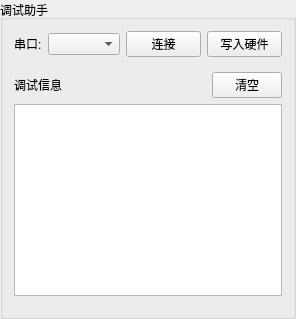
       <widget class="QGroupBox" name="groupBox_2">
        <property name="title">
         <string>调试助手</string>
        </property>
        <layout class="QVBoxLayout" name="verticalLayout_13">
         <item>
          <layout class="QHBoxLayout" name="horizontalLayout_3">
           <item>
            <widget class="QLabel" name="label">
             <property name="sizePolicy">
              <sizepolicy hsizetype="Fixed" vsizetype="Preferred">
               <horstretch>0</horstretch>
               <verstretch>0</verstretch>
              </sizepolicy>
             </property>
             <property name="text">
              <string>串口:</string>
             </property>
            </widget>
           </item>
           <item>
            <widget class="QComboBox" name="comboBox_2"/>
           </item>
           <item>
            <widget class="QPushButton" name="pushButton_3">
             <property name="minimumSize">
              <size>
               <width>75</width>
               <height>0</height>
              </size>
             </property>
             <property name="maximumSize">
              <size>
               <width>75</width>
               <height>16777215</height>
              </size>
             </property>
             <property name="text">
              <string>连接</string>
             </property>
             <property name="checkable">
              <bool>true</bool>
             </property>
            </widget>
           </item>
           <item>
            <widget class="QPushButton" name="pushButton_4">
             <property name="minimumSize">
              <size>
               <width>75</width>
               <height>0</height>
              </size>
             </property>
             <property name="maximumSize">
              <size>
               <width>75</width>
               <height>16777215</height>
              </size>
             </property>
             <property name="text">
              <string>写入硬件</string>
             </property>
            </widget>
           </item>
          </layout>
         </item>
         <item>
          <widget class="QWidget" name="widget" native="true">
           <layout class="QVBoxLayout" name="verticalLayout_14">
            <property name="leftMargin">
             <number>0</number>
            </property>
            <property name="rightMargin">
             <number>0</number>
            </property>
            <item>
             <layout class="QHBoxLayout" name="horizontalLayout_4">
              <item>
               <widget class="QLabel" name="label_4">
                <property name="sizePolicy">
                 <sizepolicy hsizetype="Preferred" vsizetype="Preferred">
                  <horstretch>0</horstretch>
                  <verstretch>0</verstretch>
                 </sizepolicy>
                </property>
                <property name="text">
                 <string>调试信息</string>
                </property>
               </widget>
              </item>
              <item>
               <widget class="QPushButton" name="pushButton_5">
                <property name="minimumSize">
                 <size>
                  <width>70</width>
                  <height>0</height>
                 </size>
                </property>
                <property name="maximumSize">
                 <size>
                  <width>70</width>
                  <height>16777215</height>
                 </size>
                </property>
                <property name="text">
                 <string>清空</string>
                </property>
               </widget>
              </item>
             </layout>
            </item>
            <item>
             <widget class="QPlainTextEdit" name="plainTextEdit"/>
            </item>
           </layout>
          </widget>
         </item>
        </layout>
       </widget>
